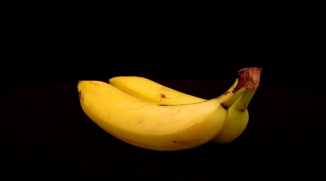
#> input picture object_detect_1/Image/image2.png, 326 x 181 px; its folder holds only this picture in this run
$ python object_detect_2.py
#> lines starting #> are read from the running program, lines starting #| are printed output that depends on the picture; after the words box and inside, x2 and y2 are one past the last pixel; in counts of white or black regions, pixels touching at a corner belong together

import os
import cv2
import numpy as np
import matplotlib.pyplot as plt


font = {'family': 'serif',
        'color':  'darkred',
        'weight': 'normal',
        'size': 25,
        }

for i in os.listdir('Image'):
    image = cv2.imread("Image/"+ i)
#> image is the input picture: shape (181, 326, 3); mean B, G, R 5.7, 22.9, 33.1

    image = cv2.cvtColor(image,cv2.COLOR_BGR2RGB)
    # red color boundaries [B, G, R]
    lower = [np.mean(image[:,:,i] - np.std(image[:,:,i])/3 ) for i in range(3)]
#> lower = [8.24, 4.03, 0.31]
    upper = [250, 250, 250]

    # create NumPy arrays from the boundaries
    lower = np.array(lower, dtype="uint8")
#> lower = [8, 4, 0]
    upper = np.array(upper, dtype="uint8")

    # find the colors within the specified boundaries and apply
    mask = cv2.inRange(image, lower, upper)
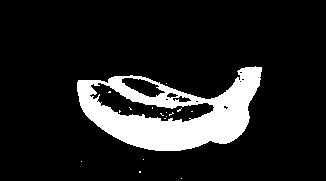
#> mask: shape (181, 326); 13.2% white; 17 white regions (16 under 20 px)
    output = cv2.bitwise_and(image, image, mask=mask)
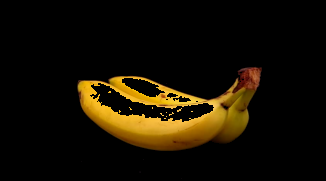
#> output: shape (181, 326, 3); mean R, G, B 22, 15.5, 2.7

    ret,thresh = cv2.threshold(mask, 40, 255, 0)

    contours, hierarchy = cv2.findContours(thresh, cv2.RETR_EXTERNAL, cv2.CHAIN_APPROX_NONE)
#> contours = 6 contours, 5 with area under 20; largest, box (x1, y1, x2, y2) and area: (77, 66, 262, 151) 9732


    if len(contours) != 0:
        # draw in blue the contours that were founded
        cv2.drawContours(output, contours, -1, 255, 3)

        # find the biggest countour (c) by the area
        c = max(contours, key = cv2.contourArea)
#> c = contour of 462 points, box (x1, y1, x2, y2) (77, 66, 262, 151), area 9732
        x,y,w,h = cv2.boundingRect(c)
#> x = 77; y = 66; w = 185; h = 85

        # draw the biggest contour (c) in green
        cv2.rectangle(output,(x,y),(x+w,y+h),(0,255,0),5)
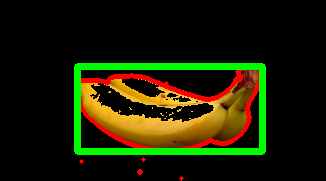
#> output: shape (181, 326, 3); mean R, G, B 27.3, 30.1, 2.3

    foreground = image[y:y+h,x:x+w]
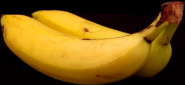
#> foreground: shape (85, 185, 3); mean R, G, B 119.5, 86, 19.2
    plt.figure(figsize=(20,4))
    plt.subplot(1,3,1),plt.imshow(image),plt.title("Input",fontdict=font)
    plt.subplot(1,3,2),plt.imshow(output),plt.title("All Contours",fontdict=font)
    plt.subplot(1,3,3),plt.imshow(foreground),plt.title("output",fontdict=font)
    print(foreground.shape)
#| (85, 185, 3)
    plt.show()
